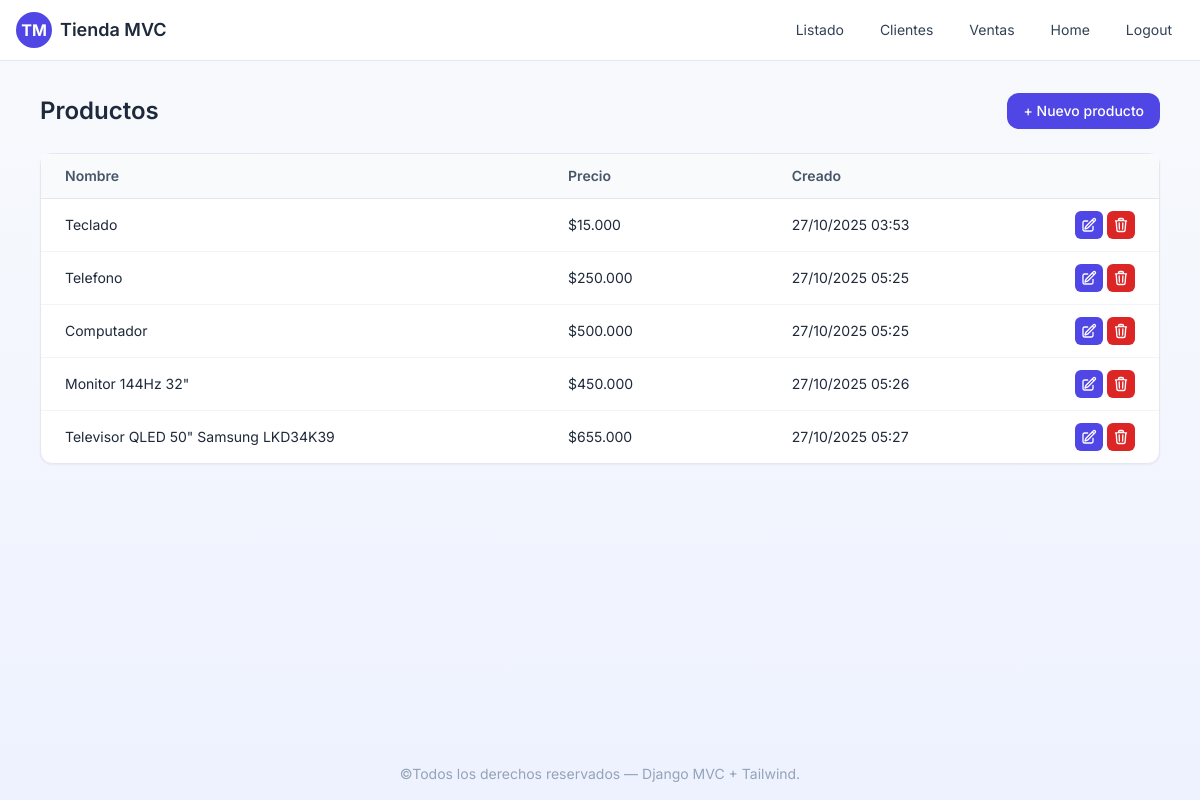
Screenshot of /products/ (signed in) with the database file from the repository.
### catalog/models.py (models this page shows, shortened)
class Product (models.Model):
    name = models.CharField(max_length=100)
    price = models.DecimalField(max_digits=10,decimal_places=2)
    create_in = models.DateTimeField(auto_now_add=True)

### catalog/views.py (the view)
# urls.py: path('products/', views.product_list, name='product_list'),
@login_required
def product_list(request):
    products = Product.objects.all()
    return render(request, 'catalog/product_list.html', {'products': products})

### catalog/templatetags/custom_filters.py (called while the page is built)
@register.filter
def intdot(value):
    try:
        valor = int(value)
        return f"{valor:,}".replace(",", ".")
    except:
        return value

### catalog/templates/catalog/product_list.html (shortened to what this page needs)
{% extends 'catalog/base.html' %}
{% load humanize %}
{% load custom_filters %}
{% block content %}
  <div class="flex justify-between items-center mb-6">
    <h2 class="text-2xl font-semibold">Productos</h2>
    <a href="{% url 'product_create' %}" class="bg-indigo-600 hover:bg-indigo-700 text-white px-4 py-2 rounded-xl text-sm font-medium">+ Nuevo producto</a>
  </div>
  {% if products %}
    <div class="bg-white border border-slate-200 rounded-xl shadow-sm overflow-x-auto sm:overflow-x-visible">
      <table class="min-w-full divide-y divide-slate-200">
        <thead class="bg-slate-50 text-slate-600 text-sm">
          <tr>
            <th class="w-[45%] text-left px-6 py-3 font-semibold">Nombre</th>
            <th class="w-[20%] text-left px-6 py-3 font-semibold">Precio</th>
            <th class="w-[25%] text-left px-6 py-3 font-semibold">Creado</th>
            <th class="w-[10%] px-6 py-3"></th>
          </tr>
        </thead>
        <tbody class="divide-y divide-slate-100 text-sm">
          {% for product in products %}
          <tr class="hover:bg-slate-50">
            <td class="px-6 py-3 whitespace-nowrap">{{ product.name }}</td>
            <td class="px-6 py-3 whitespace-nowrap">${{ product.price|floatformat:0|intdot }}</td>
            <td class="px-6 py-3 whitespace-nowrap">{{ product.create_in|date:"d/m/Y H:i" }}</td>
            <td class="px-6 py-3 text-right whitespace-nowrap">
              <a href="{% url 'product_edit' product.id %}"
                class="inline-flex items-center justify-center w-7 h-7 bg-indigo-600 hover:bg-indigo-700 rounded-md">
              </a>
              <a href="{% url 'product_delete' product.id %}"
                class="inline-flex items-center justify-center w-7 h-7 bg-red-600 hover:bg-red-700 rounded-md">
              </a>
            </td>
          </tr>
          {% endfor %}
        </tbody>
      </table>
    </div>
  {% endif %}
{% endblock %}

### catalog/templates/catalog/base.html (shortened to what this page needs)
<!DOCTYPE html>
<html lang="es">
  <head>
    <script src="https://cdn.tailwindcss.com"></script>
  </head>
  <body class="min-h-dvh flex flex-col bg-gradient-to-b from-slate-50 to-indigo-50 text-slate-800 overscroll-y-none overflow-x-hidden">
    <header class="bg-white border-b border-slate-200">
      <div class="max-w-7xl mx-auto flex items-center justify-between px-4 py-3">
        <div class="flex items-center space-x-2">
          <div class="bg-indigo-600 text-white font-bold rounded-full w-9 h-9 flex items-center justify-center">TM</div>
          <span class="text-lg font-semibold text-slate-800">Tienda MVC</span>
        </div>
        <nav id="menu" class="hidden md:flex md:gap-3">
          {% if user.is_authenticated %}
            <a href="{% url 'product_list' %}" class="px-3 py-2 rounded-xl text-sm text-slate-700 hover:bg-indigo-50">Listado</a>
            <a href="{% url 'client_list' %}" class="px-3 py-2 rounded-xl text-sm text-slate-700 hover:bg-indigo-50">Clientes</a>
            <a href="{% url 'sale_list' %}" class="px-3 py-2 rounded-xl text-sm text-slate-700 hover:bg-indigo-50">Ventas</a>
            <a href="{% url 'home' %}" class="px-3 py-2 rounded-xl text-sm text-slate-700 hover:bg-indigo-50">Home</a>
            <form method="post" action="{% url 'logout' %}" class="inline">
              <button type="submit"
                      class="px-3 py-2 rounded-xl text-sm text-slate-700 hover:bg-red-500 hover:text-white">
                Logout
              </button>
            </form>
          {% else %}
            <a href="{% url 'login' %}" class="px-3 py-2 rounded-xl text-sm text-slate-700 hover:bg-indigo-50">
              Login
            </a>
          {% endif %}
        </nav>
      </div>
    </header>
    <main class="flex-1 max-w-6xl w-full mx-auto px-4 py-8">
      {% block content %}{% endblock %}
    </main>
    <footer class="mt-0 py-4 text-center text-slate-400 text-sm">
      ©Todos los derechos reservados — Django MVC + Tailwind.
    </footer>
  </body>
</html>

### catalog/templates/catalog/base.html (style rules this page uses)
body { font-family: 'Inter', sans-serif; }

### rows the page displays
Product: name "Teclado", price "15.000", create_in "27/10/2025 03:53"
Product: name "Telefono", price "250.000", create_in "27/10/2025 05:25"
Product: name "Computador", price "500.000", create_in "27/10/2025 05:25"
Product: name "Monitor 144Hz 32\"", price "450.000", create_in "27/10/2025 05:26"
Product: name "Televisor QLED 50\" Samsung LKD34K39", price "655.000", create_in "27/10/2025 05:27"
